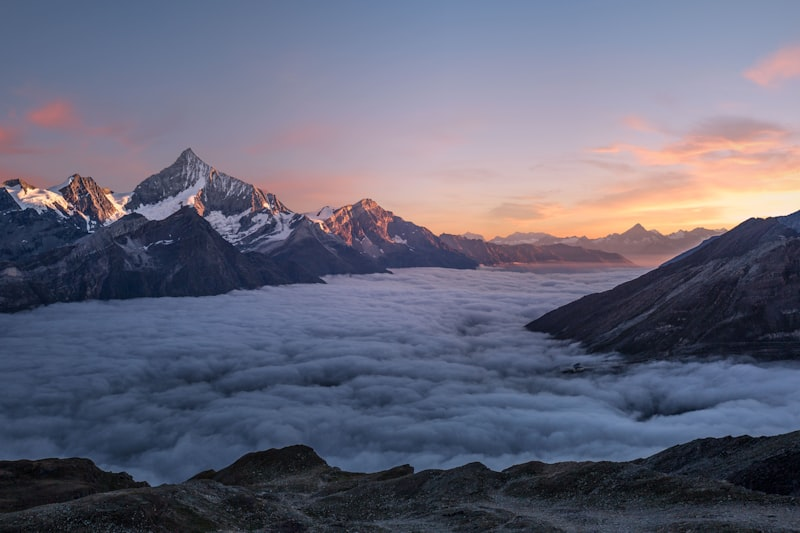
#> input picture data/samples/sample_11605.jpg, 800 x 533 px; its folder holds only this picture in this run
$ python test_prompt_versions.py
#> lines starting #> are read from the running program, lines starting #| are printed output that depends on the picture; after the words box and inside, x2 and y2 are one past the last pixel; in counts of white or black regions, pixels touching at a corner belong together
### composition_analyzer.py
"""
AI摄影导师 - 构图分析模块
使用OpenCV实现三分法分析和对称性分析，提供精美可视化叠加
"""
import cv2
import numpy as np
import json


class CompositionAnalyzer:
    """构图分析器：提供三分法和对称性两种构图规则分析"""

    def __init__(self):
        self.results = {}

    def analyze(self, image_path: str, rules: list = None, roi: tuple = None) -> dict:
        """
        对图像执行构图分析
        :param image_path: 图像文件路径
        :param rules: 要分析的规则列表
        :param roi: 可选的主体框选区域 (x, y, w, h)，用于聚焦分析
        :return: 结构化JSON分析结果
        """
#> called with image_path = 'data/samples/sample_11605.jpg'
        if rules is None:
            rules = ["rule_of_thirds", "symmetry"]

        # 使用numpy解决中文路径问题
        img = cv2.imdecode(np.fromfile(image_path, dtype=np.uint8), cv2.IMREAD_COLOR)
#> img is the input picture: shape (533, 800, 3); mean B, G, R 120.1, 101.3, 100.6
        if img is None:
            return {"error": f"无法读取图像: {image_path}"}

        h, w = img.shape[:2]
        gray = cv2.cvtColor(img, cv2.COLOR_BGR2GRAY)
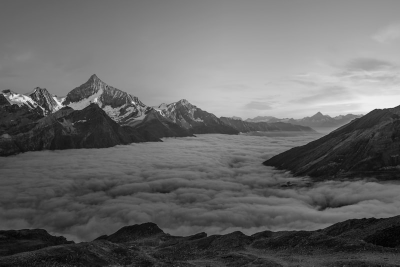
#> gray: shape (533, 800) (shown at 1/2 size); min 0, max 249, mean 103.2

        self.results = {
            "image_path": image_path,
            "image_size": {"width": w, "height": h},
            "roi": None,
            "analyses": {}
        }

        # 如果有ROI框选，记录并用于分析
        if roi and len(roi) == 4:
            rx, ry, rw, rh = roi
            rx = max(0, min(rx, w - 1))
            ry = max(0, min(ry, h - 1))
            rw = max(1, min(rw, w - rx))
            rh = max(1, min(rh, h - ry))
            self.results["roi"] = {"x": rx, "y": ry, "width": rw, "height": rh}

        if "rule_of_thirds" in rules:
            self.results["analyses"]["rule_of_thirds"] = self._analyze_rule_of_thirds(gray, w, h, roi)

        if "symmetry" in rules:
            self.results["analyses"]["symmetry"] = self._analyze_symmetry(gray, w, h, roi)

        # 始终提取额外的客观视觉特征，供LLM引用
        self.results["analyses"]["visual_features"] = self._extract_visual_features(img, gray, w, h, roi)

        return self.results

    def _analyze_rule_of_thirds(self, gray: np.ndarray, w: int, h: int, roi: tuple = None) -> dict:
#> called with w = 800, h = 533
        third_points = [
            (w // 3, h // 3),
            (2 * w // 3, h // 3),
            (w // 3, 2 * h // 3),
            (2 * w // 3, 2 * h // 3),
        ]

        # 如果有ROI，在ROI区域内检测兴趣点
        if roi and len(roi) == 4:
            rx, ry, rw, rh = roi
            roi_gray = gray[ry:ry+rh, rx:rx+rw]
            corners = cv2.goodFeaturesToTrack(roi_gray, maxCorners=50, qualityLevel=0.01, minDistance=20)
            if corners is not None:
                corners = corners.reshape(-1, 2)
                # 将ROI内坐标转换为全图坐标
                corners[:, 0] += rx
                corners[:, 1] += ry
            # 同时计算主体中心到三分交点的距离
            subject_center = (rx + rw // 2, ry + rh // 2)
        else:
            corners = cv2.goodFeaturesToTrack(gray, maxCorners=50, qualityLevel=0.01, minDistance=30)
#> corners = 50 rows, first 8: [52, 203], [22, 190], [141, 204], [106, 195], [201, 214], [90, 229], [318, 223], [264, 205]
            if corners is not None:
                corners = corners.reshape(-1, 2)
#> corners = 50 pairs, first value 22 to 792, second value 148 to 531
            subject_center = None

        if corners is None or len(corners) == 0:
            return {
                "third_points": [{"x": p[0], "y": p[1]} for p in third_points],
                "interest_points": [],
                "min_distances": [],
                "avg_min_distance": -1,
                "avg_normalized_distance": 0,
                "score": 0,
                "description": "未检测到兴趣点"
            }

        corners = corners.reshape(-1, 2)

        min_distances = []
        for corner in corners:
            dists = [np.sqrt((corner[0] - tp[0]) ** 2 + (corner[1] - tp[1]) ** 2) for tp in third_points]
            min_distances.append(float(min(dists)))
#> this loop made 50 passes
#> (corner, dists) on passes 1 to 8: ([52, 203], [215.6, 481.7, 262.5, 504.4]), ([22, 190], [244.3, 511.2, 294.6, 537]), ([141, 204], [127.9, 392.9, 196, 420.1]), ([106, 195], [161, 427.4, 226.3, 456]), ([201, 214], [74.79, 334.1, 155.3, 360.7]), ([90, 229], [183.5, 446, 216.5, 460.6]), ([318, 223], [69.43, 219.9, 141.9, 252.3]), ([264, 205], [28.07, 270.5, 150, 308])
#> after the loop, min_distances = 50 values, max 295.9 at index 45, min 28.07 at index 7, mean 150.8

        diag = np.sqrt(w ** 2 + h ** 2)
        norm_distances = [d / diag for d in min_distances]
#> norm_distances = 50 values, max 0.308 at index 45, min 0.0292 at index 7, mean 0.157

        top_k = min(10, len(norm_distances))
#> top_k = 10
        sorted_dists = sorted(norm_distances)[:top_k]
#> sorted_dists = [0.0292, 0.0313, 0.0488, 0.0564, 0.0635, 0.0722, 0.0759, 0.0778, 0.0811, 0.0849]
        avg_dist = float(np.mean(sorted_dists))
#> avg_dist = 0.0621

        score = max(0, min(100, int((1 - avg_dist * 5) * 100)))
#> score = 68

        result = {
            "third_points": [{"x": int(p[0]), "y": int(p[1])} for p in third_points],
            "interest_points": [{"x": float(c[0]), "y": float(c[1])} for c in corners[:20]],
            "top_min_distances": [round(d, 4) for d in sorted_dists],
            "avg_normalized_distance": round(avg_dist, 4),
            "score": score,
            "description": self._thirds_description(score)
        }
        if subject_center:
            # 计算主体中心到最近三分交点的距离
            center_dists = [np.sqrt((subject_center[0] - tp[0]) ** 2 + (subject_center[1] - tp[1]) ** 2) for tp in third_points]
            min_center_dist = min(center_dists) / diag
            result["subject_center"] = {"x": subject_center[0], "y": subject_center[1]}
            result["subject_to_thirds_distance"] = round(min_center_dist, 4)
        return result

    def _thirds_description(self, score: int) -> str:
        if score >= 80:
            return "兴趣点非常接近三分线交点，构图优秀"
        elif score >= 60:
            return "兴趣点较接近三分线交点，构图良好"
        elif score >= 40:
            return "兴趣点与三分线交点有一定距离，构图一般"
        else:
            return "兴趣点远离三分线交点，三分法构图较弱"

    def _analyze_symmetry(self, gray: np.ndarray, w: int, h: int, roi: tuple = None) -> dict:
        # 如果有ROI，在ROI区域内分析对称性
#> called with w = 800, h = 533
        if roi and len(roi) == 4:
            rx, ry, rw, rh = roi
            analyze_region = gray[ry:ry+rh, rx:rx+rw]
            aw, ah = rw, rh
        else:
            analyze_region = gray
            aw, ah = w, h

        half_w = aw // 2
        left = analyze_region[:, :half_w]
        right = analyze_region[:, half_w:2 * half_w]
        right_flipped = cv2.flip(right, 1)
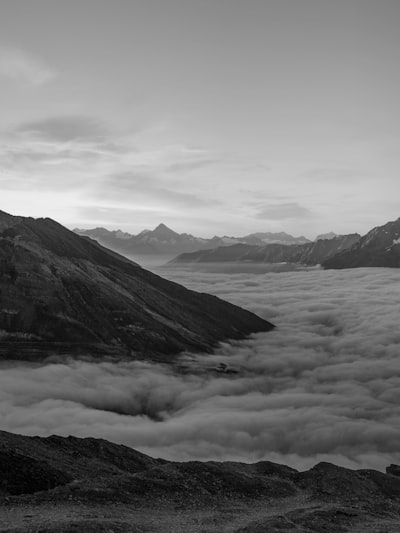
#> right_flipped: shape (533, 400); min 1, max 249, mean 115.9

        h_diff = cv2.absdiff(left, right_flipped)
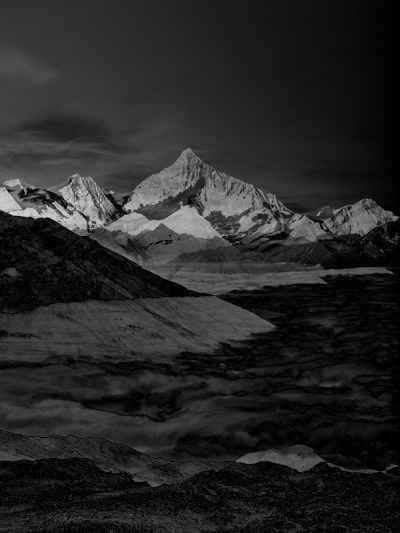
#> h_diff: shape (533, 400); min 0, max 221, mean 38.7
        h_score_raw = float(np.mean(h_diff))
#> h_score_raw = 38.69
        h_symmetry = max(0, min(100, int((1 - h_score_raw / 128) * 100)))
#> h_symmetry = 69

        half_h = ah // 2
        top = analyze_region[:half_h, :]
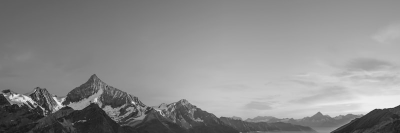
#> top: shape (266, 800) (shown at 1/2 size); min 11, max 249, mean 139.6
        bottom = analyze_region[half_h:2 * half_h, :]
        bottom_flipped = cv2.flip(bottom, 0)
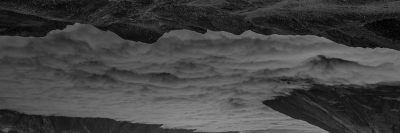
#> bottom_flipped: shape (266, 800) (shown at 1/2 size); min 0, max 152, mean 67.2

        v_diff = cv2.absdiff(top, bottom_flipped)
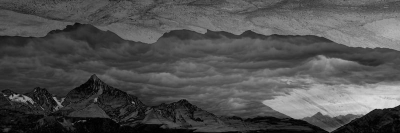
#> v_diff: shape (266, 800) (shown at 1/2 size); min 0, max 226, mean 79.9
        v_score_raw = float(np.mean(v_diff))
#> v_score_raw = 79.89
        v_symmetry = max(0, min(100, int((1 - v_score_raw / 128) * 100)))
#> v_symmetry = 37

        overall = max(h_symmetry, v_symmetry)
#> overall = 69

        return {
            "horizontal_symmetry": {
                "pixel_diff_mean": round(h_score_raw, 2),
                "score": h_symmetry
            },
            "vertical_symmetry": {
                "pixel_diff_mean": round(v_score_raw, 2),
                "score": v_symmetry
            },
            "overall_score": overall,
            "best_axis": "horizontal" if h_symmetry >= v_symmetry else "vertical",
            "description": self._symmetry_description(overall)
        }

    def _symmetry_description(self, score: int) -> str:
        if score >= 80:
            return "图像具有很强的对称性，构图工整"
        elif score >= 60:
            return "图像有一定对称性，构图较为均衡"
        elif score >= 40:
            return "图像对称性一般"
        else:
            return "图像对称性较弱，构图偏向非对称风格"

    # [125 lines left out: functions draw_analysis_overlay, _draw_dashed_line, _draw_info_panel, not called in this run]

    def _extract_visual_features(self, img, gray, w, h, roi=None):
        """提取额外的客观视觉特征，为LLM提供更丰富的事实数据"""
#> called with w = 800, h = 533
        if roi and len(roi) == 4:
            rx, ry, rw, rh = roi
            region_gray = gray[ry:ry+rh, rx:rx+rw]
            region_color = img[ry:ry+rh, rx:rx+rw]
        else:
            region_gray = gray
            region_color = img

        features = {}

        # 1. 亮度分布分析
        mean_brightness = float(np.mean(region_gray))
#> mean_brightness = 103.2
        std_brightness = float(np.std(region_gray))
#> std_brightness = 53.78
        # 将图像分为9宫格，计算每格亮度
        rh_g, rw_g = region_gray.shape[:2]
        grid_brightness = []
        grid_names = ["左上", "中上", "右上", "左中", "正中", "右中", "左下", "中下", "右下"]
        for gy in range(3):
            for gx in range(3):
                y1 = gy * rh_g // 3
                y2 = (gy + 1) * rh_g // 3
                x1 = gx * rw_g // 3
                x2 = (gx + 1) * rw_g // 3
                grid_brightness.append({
                    "position": grid_names[gy * 3 + gx],
                    "mean_brightness": round(float(np.mean(region_gray[y1:y2, x1:x2])), 1)
                })
#> after the loop, grid_brightness = 9 items
        # 找出最亮和最暗区域
        sorted_grids = sorted(grid_brightness, key=lambda x: x["mean_brightness"])
#> sorted_grids = 9 items
        features["brightness"] = {
            "overall_mean": round(mean_brightness, 1),
            "overall_std": round(std_brightness, 1),
            "brightest_region": sorted_grids[-1]["position"],
            "brightest_value": sorted_grids[-1]["mean_brightness"],
            "darkest_region": sorted_grids[0]["position"],
            "darkest_value": sorted_grids[0]["mean_brightness"],
            "contrast_level": "高" if std_brightness > 60 else ("中" if std_brightness > 30 else "低"),
            "exposure_judgment": "偏亮" if mean_brightness > 170 else ("偏暗" if mean_brightness < 85 else "适中")
        }

        # 2. 主要线条方向检测（Hough变换）
        edges = cv2.Canny(region_gray, 50, 150)
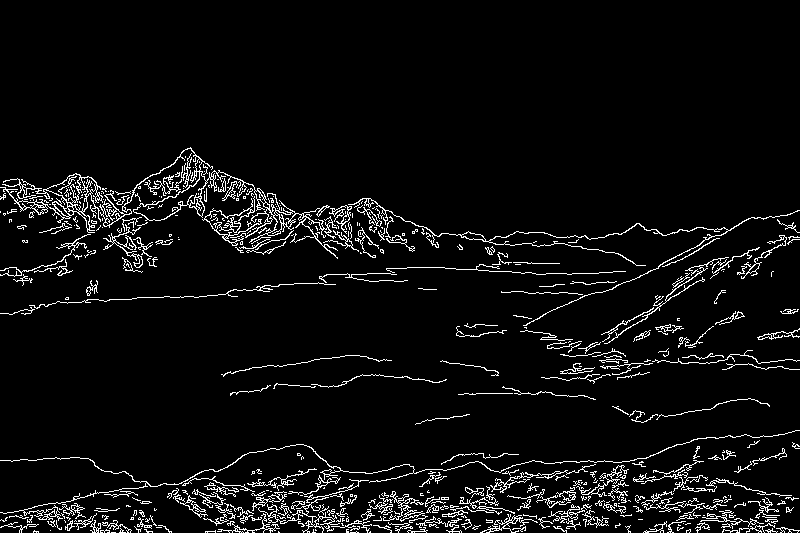
#> edges: shape (533, 800); 5.4% white in thin lines or dots, all inside (x1, y1, x2, y2) = (0, 147, 800, 533)
        lines = cv2.HoughLinesP(edges, 1, np.pi / 180, threshold=50,
                                minLineLength=min(rw_g, rh_g) // 8, maxLineGap=10)
#> lines = 77 rows, first 6: [367, 511, 438, 510], [378, 526, 478, 526], [389, 524, 471, 524], [240, 213, 357, 225], [52, 526, 122, 525], [93, 529, 162, 525]
        h_lines = 0  # 水平线
        v_lines = 0  # 垂直线
        d_lines = 0  # 斜线
        line_angles = []
        if lines is not None:
            for line in lines:
                x1, y1, x2, y2 = line[0]
                angle = np.degrees(np.arctan2(abs(y2 - y1), abs(x2 - x1)))
                line_angles.append(angle)
                if angle < 15:
                    h_lines += 1
                elif angle > 75:
                    v_lines += 1
                else:
                    d_lines += 1
#> this loop made 77 passes
#> (x1, y1, x2, y2, angle) on passes 1 to 8: (367, 511, 438, 510, 0.807), (378, 526, 478, 526, 0), (389, 524, 471, 524, 0), (240, 213, 357, 225, 5.86), (52, 526, 122, 525, 0.818), (93, 529, 162, 525, 3.32), (264, 516, 337, 514, 1.57), (198, 214, 386, 231, 5.17)
#> after the loop, d_lines = 8; h_lines = 69; line_angles = 77 values, max 34.9 at index 66, min 0 at index 1, mean 5.56; v_lines = 0
        total_lines = h_lines + v_lines + d_lines
#> total_lines = 77
        if total_lines > 0:
            dominant = "水平线条为主" if h_lines >= v_lines and h_lines >= d_lines else \
                       ("垂直线条为主" if v_lines >= h_lines and v_lines >= d_lines else "斜线条为主")
#> dominant = '水平线条为主'
        else:
            dominant = "未检测到明显线条"
        features["lines"] = {
            "total_detected": total_lines,
            "horizontal_count": h_lines,
            "vertical_count": v_lines,
            "diagonal_count": d_lines,
            "dominant_direction": dominant
        }

        # 3. 视觉重心（质心）位置
        # 使用边缘图的质心来估算视觉重心
        moments = cv2.moments(edges)
#> moments = moments, m00 5868060, centre m10/m00, m01/m00 = (392.6, 367.4)
        if moments["m00"] > 0:
            cx = int(moments["m10"] / moments["m00"])
#> cx = 392
            cy = int(moments["m01"] / moments["m00"])
#> cy = 367
            # 归一化到0-1范围
            norm_cx = round(cx / rw_g, 3)
#> norm_cx = 0.49
            norm_cy = round(cy / rh_g, 3)
#> norm_cy = 0.689
            # 判断重心偏向
            h_pos = "偏左" if norm_cx < 0.4 else ("偏右" if norm_cx > 0.6 else "居中")
#> h_pos = '居中'
            v_pos = "偏上" if norm_cy < 0.4 else ("偏下" if norm_cy > 0.6 else "居中")
#> v_pos = '偏下'
        else:
            norm_cx, norm_cy = 0.5, 0.5
            h_pos, v_pos = "居中", "居中"
        features["visual_center"] = {
            "normalized_x": norm_cx,
            "normalized_y": norm_cy,
            "horizontal_position": h_pos,
            "vertical_position": v_pos,
            "description": f"视觉重心{h_pos}{v_pos}"
        }

        # 4. 边缘密度（复杂度指标）
        edge_density = round(float(np.sum(edges > 0)) / (rw_g * rh_g) * 100, 1)
#> edge_density = 5.4
        features["complexity"] = {
            "edge_density_percent": edge_density,
            "level": "高（细节丰富）" if edge_density > 15 else ("中" if edge_density > 5 else "低（画面简洁）")
        }

        # 5. 色彩分布（HSV空间）
        hsv = cv2.cvtColor(region_color, cv2.COLOR_BGR2HSV)
#> hsv: shape (533, 800, 3); mean H, S, V 110.2, 77.1, 127
        mean_h = float(np.mean(hsv[:, :, 0]))
#> mean_h = 110.2
        mean_s = float(np.mean(hsv[:, :, 1]))
#> mean_s = 77.07
        mean_v = float(np.mean(hsv[:, :, 2]))
#> mean_v = 127
        # 判断主色调
        if mean_s < 30:
            color_tone = "接近黑白/灰色调"
        elif mean_h < 15 or mean_h > 165:
            color_tone = "暖色调（红/橙）"
        elif mean_h < 45:
            color_tone = "暖色调（黄/橙）"
        elif mean_h < 75:
            color_tone = "自然色调（绿）"
        elif mean_h < 105:
            color_tone = "冷色调（青/蓝绿）"
        elif mean_h < 135:
            color_tone = "冷色调（蓝）"
        else:
            color_tone = "冷色调（紫）"
        features["color"] = {
            "dominant_tone": color_tone,
            "saturation_mean": round(mean_s, 1),
            "saturation_level": "高饱和" if mean_s > 120 else ("中饱和" if mean_s > 60 else "低饱和"),
        }

        return features

    def to_json(self) -> str:
        return json.dumps(self.results, ensure_ascii=False, indent=2)

### test_prompt_versions.py
"""
提示词工程三代迭代测试脚本
用同一张图片的分析数据，分别用V1.0/V2.0/V3.0三种提示词生成评语
"""
import requests
import json
import sys
import os

sys.path.insert(0, os.path.dirname(os.path.abspath(__file__)))

OLLAMA_URL = "http://localhost:11434"
MODEL = "qwen2:1.5b"

# 先用CV模块分析一张示例图片，获取真实数据
from composition_analyzer import CompositionAnalyzer

# 使用已下载的示例图片
sample_dir = os.path.join(os.path.dirname(__file__), "data", "samples")
test_image = None
if os.path.exists(sample_dir):
    for f in os.listdir(sample_dir):
        if f.endswith(('.jpg', '.jpeg', '.png')):
            test_image = os.path.join(sample_dir, f)
            break

if not test_image:
    print("没有找到示例图片，请先在应用中点击'示例图片'下载一张")
    sys.exit(1)

print(f"测试图片: {os.path.basename(test_image)}")
print("正在进行CV分析...")

analyzer = CompositionAnalyzer()
result = analyzer.analyze(test_image, ["rule_of_thirds", "symmetry"])
#> result = 4 items
analyses = result.get("analyses", {})
#> analyses = 3 items
size = result.get("image_size", {})
#> size = {'width': 800, 'height': 533}

rot = analyses.get("rule_of_thirds", {})
#> rot = 6 items
sym = analyses.get("symmetry", {})
#> sym = 5 items
vf = analyses.get("visual_features", {})
#> vf = 5 items

print(f"三分法得分: {rot.get('score')}, 对称性得分: {sym.get('overall_score')}")
#| 三分法得分: 68, 对称性得分: 69
print("=" * 60)


def call_ollama(system_prompt, user_prompt):
    """调用Ollama生成评语"""
    try:
#> (the run stopped early here; a loop or call above may not have finished)
